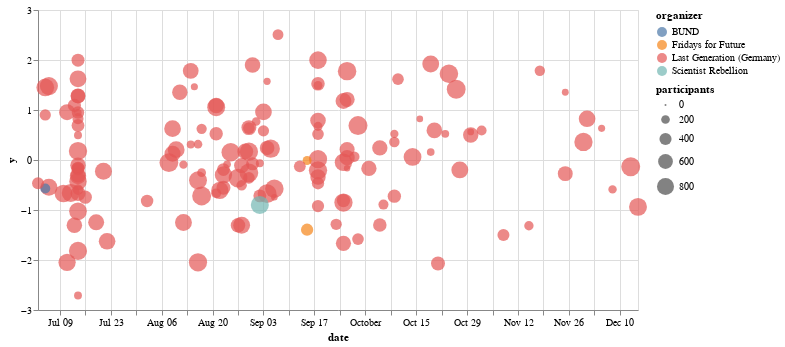

Source (notebook cell):
### Code cell
import pandas as pd
import numpy as np
import altair as alt

df = pd.DataFrame(events)
df["organizer"] = df["organizers"].apply(lambda x: x[0] if x else "nooo")
df["y"] = np.random.normal(loc=0, scale=1, size=len(df))
df["participants"] = np.random.randint(100, 1000, size=len(df))
df.head()

alt.Chart(df).mark_circle().encode(
    x="date:T",  # T: temporal
    y="y:Q",  # Q: quantitative
    color="organizer:N",  # N: nominal
    size="participants:Q",  # Quantitative size encoding
).properties(width=600, height=300)

### Figure 1 — Vega-Lite specification as saved in the notebook (floating-point values rounded to 4 significant figures; data arrays with more than 128 entries replaced by an {"elided": "..."} marker saying what was removed)
{"config": {"view": {"continuousWidth": 300, "continuousHeight": 300}}, "data": {"name": "data-bdc3d8618687551af535907aafe5e8ba"}, "mark": {"type": "circle"}, "encoding": {"color": {"field": "organizer", "type": "nominal"}, "size": {"field": "participants", "type": "quantitative"}, "x": {"field": "date", "type": "temporal"}, "y": {"field": "y", "type": "quantitative"}}, "height": 300, "width": 600, "$schema": "https://vega.github.io/schema/vega-lite/v5.17.0.json", "datasets": {"data-bdc3d8618687551af535907aafe5e8ba": {"elided": "151 records"}}}
